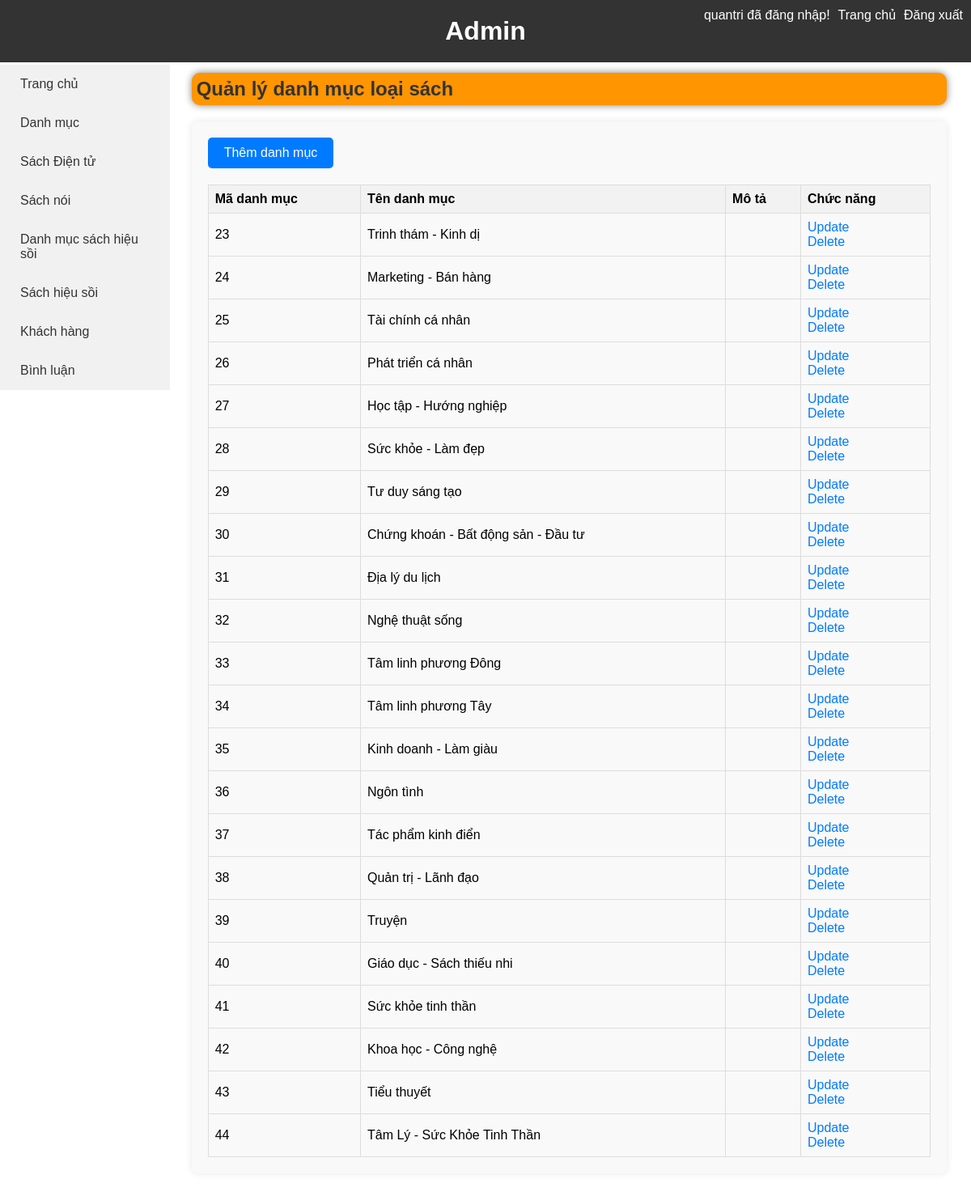
Page /admin/index.php?act=listdm (signed in) on the committed database.
### tables this page shows
CREATE TABLE `danhmuc` (
  `MaDM` int NOT NULL AUTO_INCREMENT,
  `TenDM` varchar(255) NOT NULL,
  `MoTa` text,
  PRIMARY KEY (`MaDM`)
);

### admin/danhmuc/list_dm.php (the view, shortened to what this page needs)
<?php
    require_once "../db/db.php";
$results = mysqli_query($conn, 'SELECT * FROM danhmuc');
?>
<div class="content-header">
<h2> Quản lý danh mục loại sách</h2>
    </div>
    <div class="container-2">
    <a href="index.php?act=adddm" class="add-button">Thêm danh mục</a>
        <table class="table">
            <tr>
                <th>Mã danh mục</th>
                <th>Tên danh mục</th>
                <th>Mô tả</th>
                <th>Chức năng</th>
            </tr>
            <?php while($row = mysqli_fetch_assoc($results)){ ?>
                <tr>
                    <td>
                        <?php echo $row['MaDM']?>
                    </td>
                    <td>
                        <?php echo $row['TenDM']?>
                    </td>
                    <td>
                    </td>
                    <td>
                    <a class="link" href="index.php?act=updatedm&MaDM=<?php echo $row['MaDM']; ?>">Update</a>
                        <br>
                        <a class="link" href="index.php?act=deletedanhmuc&MaDM=<?php echo $row['MaDM']; ?>">Delete</a>
                    </td>
                </tr>
                <?php } ?>
        </table>
    </div>

### admin/style.css (style rules this page uses)
* { margin: 0; padding: 0; box-sizing: border-box; }
body { font-family: Arial, sans-serif; }
.content-header { box-shadow: 0px 0px 10px 0px rgba(0,0,0,0.5); border-radius: 10px; padding: 6px; background-color: #ff9500; margin: 10px auto; width: 94%; }
.content-header h2 { color: #333; }
.table { width: 100%; border-collapse: collapse; }
.table th, .table td { border: 1px solid #ddd; padding: 8px; text-align: left; }
.table th { background-color: #f2f2f2; font-weight: bold; }
.container-2 { width: 94%; margin: 20px auto; padding: 20px; background-color: #f9f9f9; border-radius: 8px; box-shadow: 0px 0px 10px 0px rgba(0,0,0,0.1); }
.add-button { display: inline-block; padding: 10px 20px; background-color: #007bff; color: #fff; text-decoration: none; border-radius: 5px; margin-bottom: 20px; }
.table th { background-color: #f2f2f2; }
.link { text-decoration: none; color: #007bff; }

### rows in the picture
danhmuc: MaDM "23", TenDM "Trinh thám - Kinh dị"
danhmuc: MaDM "24", TenDM "Marketing - Bán hàng"
danhmuc: MaDM "25", TenDM "Tài chính cá nhân"
danhmuc: MaDM "26", TenDM "Phát triển cá nhân"
danhmuc: MaDM "27", TenDM "Học tập - Hướng nghiệp"
danhmuc: MaDM "28", TenDM "Sức khỏe - Làm đẹp"
danhmuc: MaDM "29", TenDM "Tư duy sáng tạo"
danhmuc: MaDM "30", TenDM "Chứng khoán - Bất động sản - Đầu tư"
danhmuc: MaDM "31", TenDM "Địa lý du lịch"
danhmuc: MaDM "32", TenDM "Nghệ thuật sống"
danhmuc: MaDM "33", TenDM "Tâm linh phương Đông"
danhmuc: MaDM "34", TenDM "Tâm linh phương Tây"
danhmuc: MaDM "35", TenDM "Kinh doanh - Làm giàu"
danhmuc: MaDM "36", TenDM "Ngôn tình"
danhmuc: MaDM "37", TenDM "Tác phẩm kinh điển"
danhmuc: MaDM "38", TenDM "Quản trị - Lãnh đạo"
danhmuc: MaDM "39", TenDM "Truyện"
danhmuc: MaDM "40", TenDM "Giáo dục - Sách thiếu nhi"
danhmuc: MaDM "41", TenDM "Sức khỏe tinh thần"
danhmuc: MaDM "42", TenDM "Khoa học - Công nghệ"
danhmuc: MaDM "43", TenDM "Tiểu thuyết"
danhmuc: MaDM "44", TenDM "Tâm Lý - Sức Khỏe Tinh Thần"

### other values in the picture
$_SESSION['HoTen'] "quantri"
